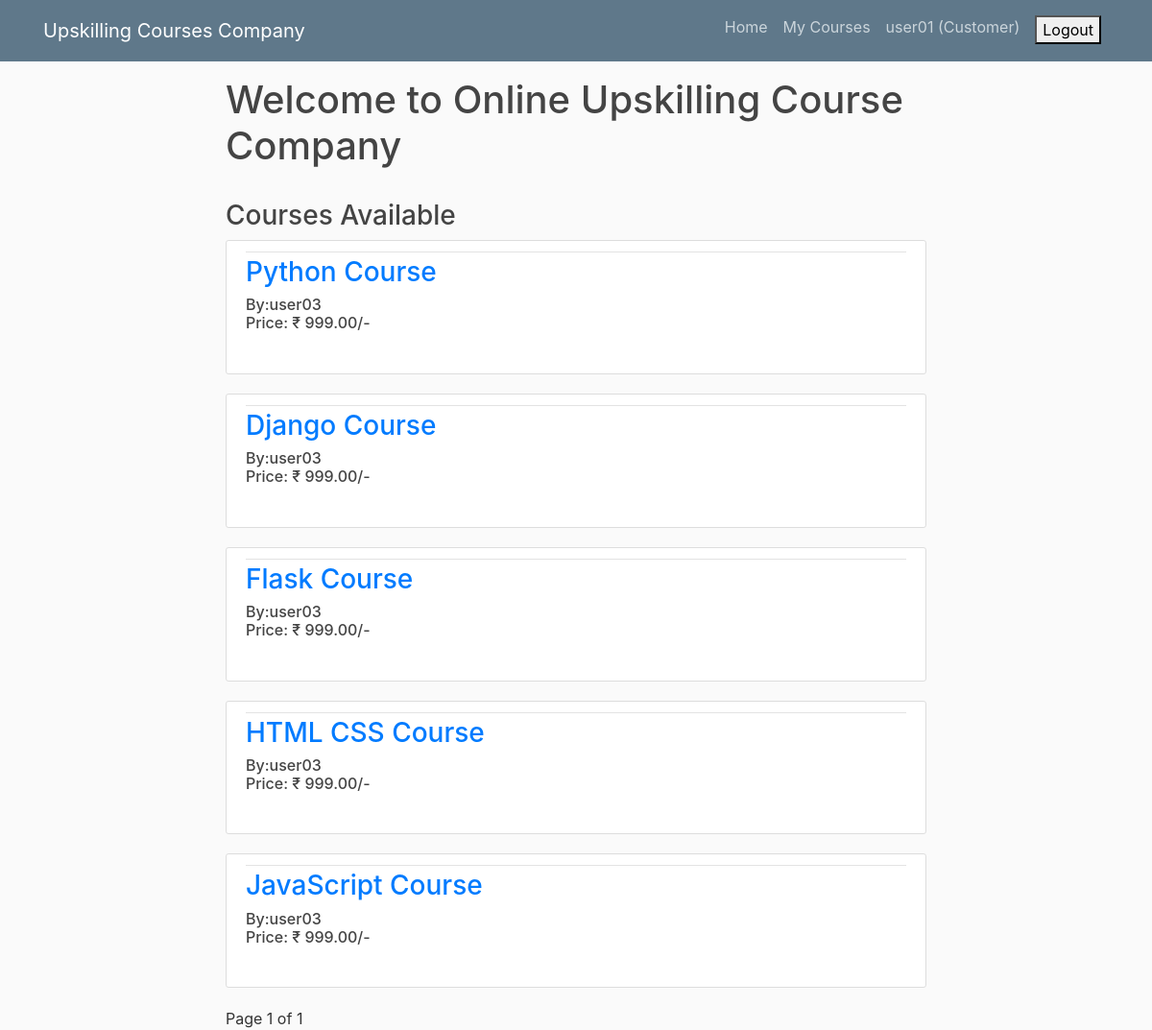
Before: /home/?page=2 (signed in) with the older database file.
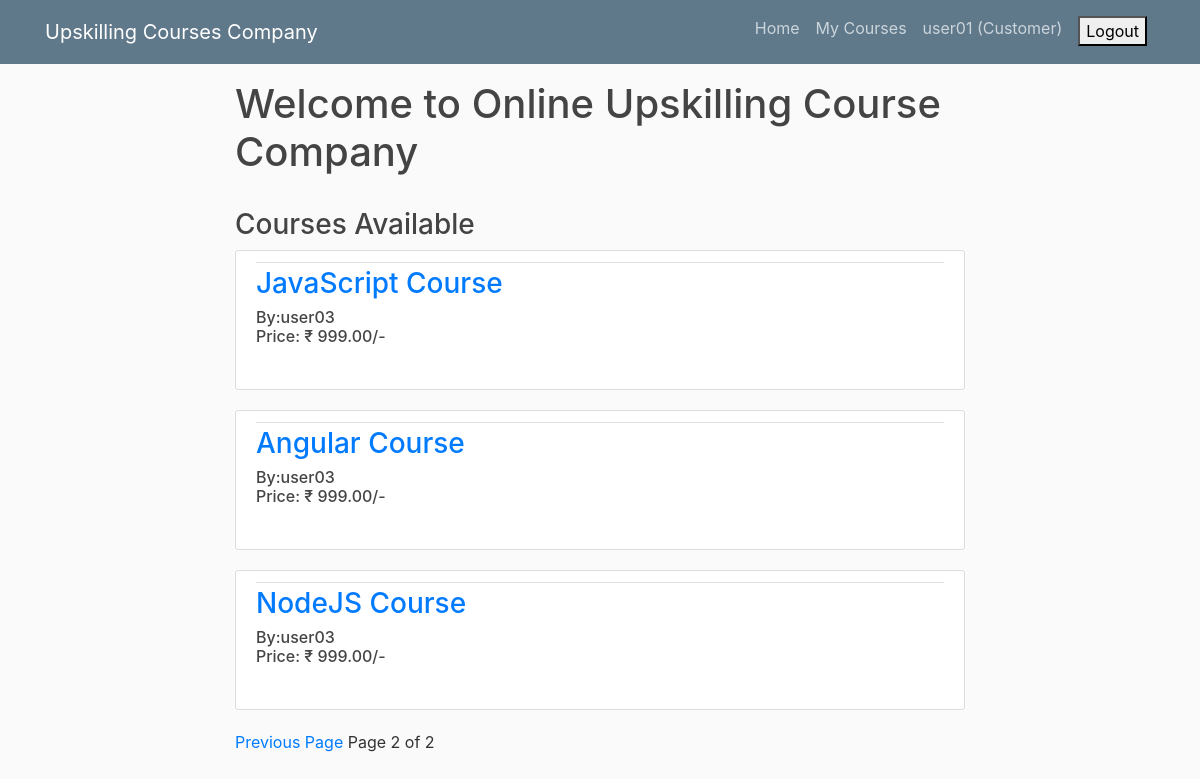
After: the same page with the newer database file.
### products/models.py (models this page shows, shortened)
class Product(models.Model):
    product_id      = models.IntegerField(primary_key=True)
    product_name    = models.CharField(max_length=100)
    product_price   = models.DecimalField(max_digits=6, decimal_places=2)
    product_seller  = models.ForeignKey(SalesExecutive, on_delete=models.CASCADE)

### accounts/models.py (models this page shows)
class SalesExecutive(models.Model):
    user = models.OneToOneField(User, on_delete=models.CASCADE, primary_key=True)
    username = models.CharField(unique=True, max_length=100)
    email = models.EmailField(max_length=100)
    first_name = models.CharField(max_length=100)
    last_name = models.CharField(max_length=100)
    def __str__(self):
        return str(self.user)

class User(AbstractUser):
    is_admin = models.BooleanField(default=False)
    is_customer = models.BooleanField(default=False)
    is_customerexecutive = models.BooleanField(default=False)
    is_salesexecutive = models.BooleanField(default=False)
    username = models.CharField(unique=True, max_length=100)
    email = models.EmailField(max_length=100)
    first_name = models.CharField(max_length=100)
    last_name = models.CharField(max_length=100)

### products/views.py (the view)
# urls.py: path('home/', home, name='home'),
def home(request):
    products = Product.objects.all()
    paginator = Paginator(products, 5)
    page = request.GET.get('page')
    try:
        products = paginator.page(page)
    except PageNotAnInteger:
        products = paginator.page(1)
    except EmptyPage:
        products = paginator.page(paginator.num_pages)
    return render(request, 'products/home.html', {'products':products, 'page':page})

### products/templates/products/home.html (shortened to what this page needs)
{% extends 'base.html' %}
{% block content %}
{% if user.is_customer %}
    <h1>Welcome to Online Upskilling Course Company</h1><br>
    <h3>Courses Available</h3>
    {% for i in products %}
        <article class="media content-section">
            <div class="media-body">
                <div class="article-metadata"></div>
                <h3><a href="{% url 'products:productdetail' product_id=i.product_id %}">{{ i.product_name }}</a></h3>
                <h6>By:{{ i.product_seller }}<br>
                Price: ₹ {{ i.product_price }}/-</h6><br>
            </div>
        </article>
    {% endfor %}
    {% if products.has_previous %}
        <a href="{% url 'products:home' %}?page={{ products.previous_page_number }}">Previous Page</a>
    {% endif %}
    Page {{ products.number }} of {{ products.paginator.num_pages }}
{% endif %}
{% endblock %}

Changed rows visible on the page:
no longer on this page (row unchanged): Product: product_name "Python Course", product_seller "user03", product_price "999.00"
no longer on this page (row unchanged): Product: product_name "Django Course", product_seller "user03", product_price "999.00"
no longer on this page (row unchanged): Product: product_name "Flask Course", product_seller "user03", product_price "999.00"
no longer on this page (row unchanged): Product: product_name "HTML CSS Course", product_seller "user03", product_price "999.00"
added Product: product_name "Angular Course", product_seller "user03", product_price "999.00"
added Product: product_name "NodeJS Course", product_seller "user03", product_price "999.00"
Other visible differences:
{{ products.number }}: "1" → "2"
{{ products.paginator.num_pages }}: "1" → "2"
text now shown: "Previous Page"
